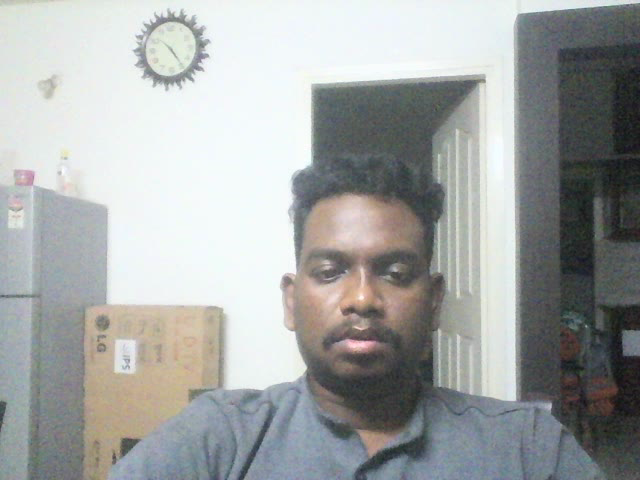
#> input picture frame 11 of data/outpy.avi, 640 x 480 px, given in place of seniorita.mp4, which was not available
$ python 02_video_io.py
#> lines starting #> are read from the running program, lines starting #| are printed output that depends on the picture
import cv2


# Reading video
cap = cv2.VideoCapture('../data/seniorita.mp4')

#  loop
while(cap.isOpened()):
    ret, frame = cap.read()
#> frame is the input picture: shape (480, 640, 3); mean B, G, R 165, 165.9, 163.1
    if ret:
        gray = cv2.cvtColor(frame, cv2.COLOR_BGR2GRAY)
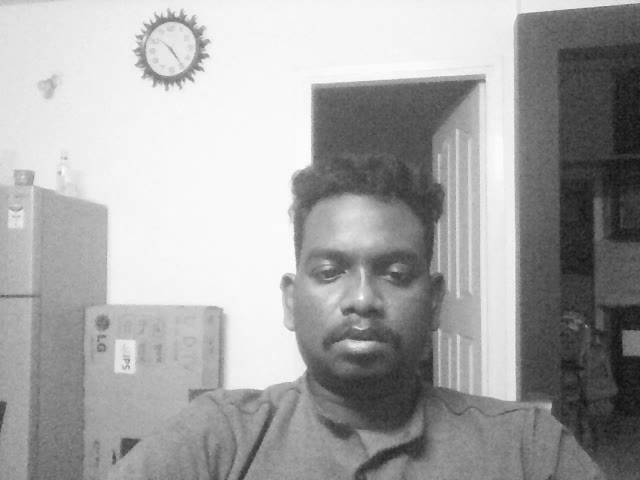
#> gray: shape (480, 640); min 17, max 255, mean 164.8
        cv2.imshow('frame', gray)
        if cv2.waitKey(1) & 0xFF == ord('q'):
#> (key q is pressed here)
            break
    else:
        print("Video finished")
        break

cap.release()
cv2.destroyAllWindows()

$ run again, starting later in the video
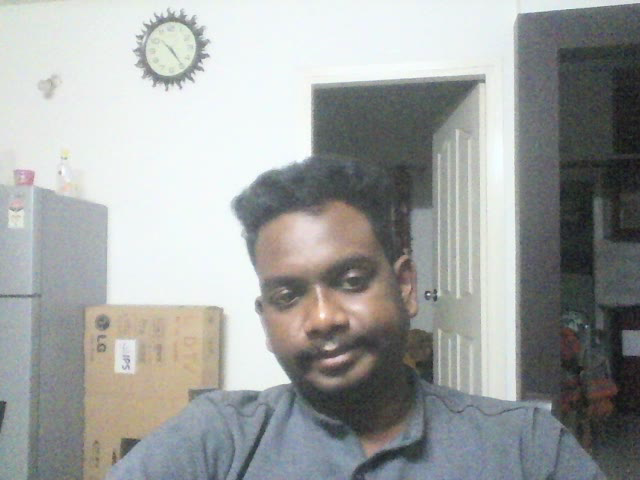
#> input picture frame 50 of data/outpy.avi, 640 x 480 px, given in place of seniorita.mp4, which was not available
#> frame is the input picture: shape (480, 640, 3); mean B, G, R 160.4, 161.7, 159
#> `gray = cv2.cvtColor(frame, cv2.COLOR_BGR2GRAY)`:
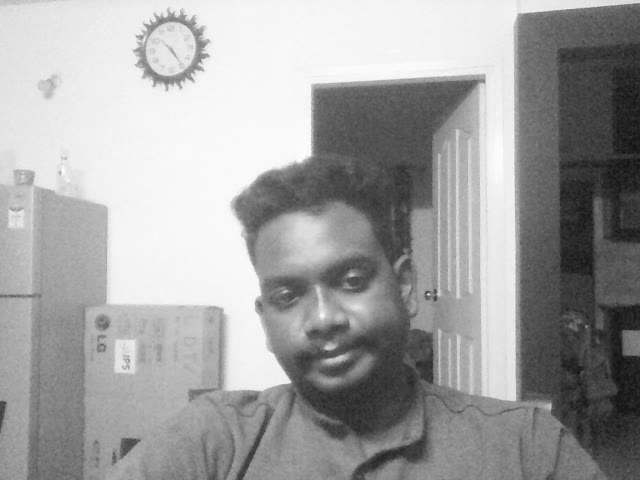
#> gray: shape (480, 640); min 17, max 255, mean 160.6

$ run again, starting later in the video
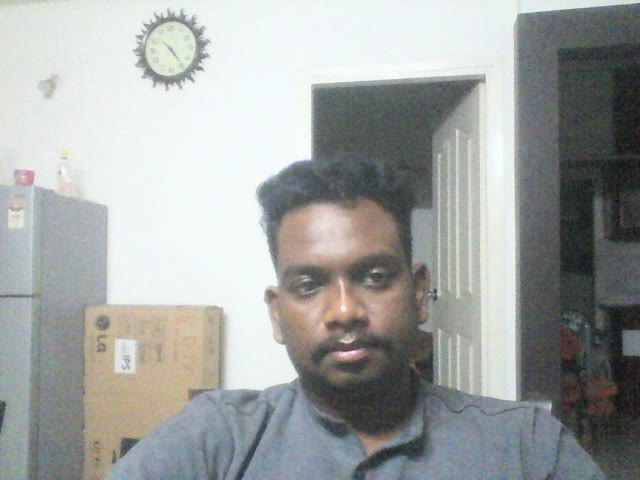
#> input picture frame 90 of data/outpy.avi, 640 x 480 px, given in place of seniorita.mp4, which was not available
#> frame is the input picture: shape (480, 640, 3); mean B, G, R 162.6, 163.7, 160.9
#> `gray = cv2.cvtColor(frame, cv2.COLOR_BGR2GRAY)`:
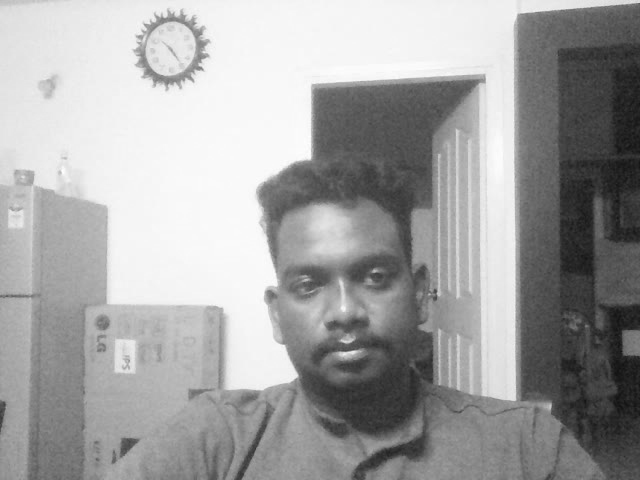
#> gray: shape (480, 640); min 18, max 255, mean 162.6
